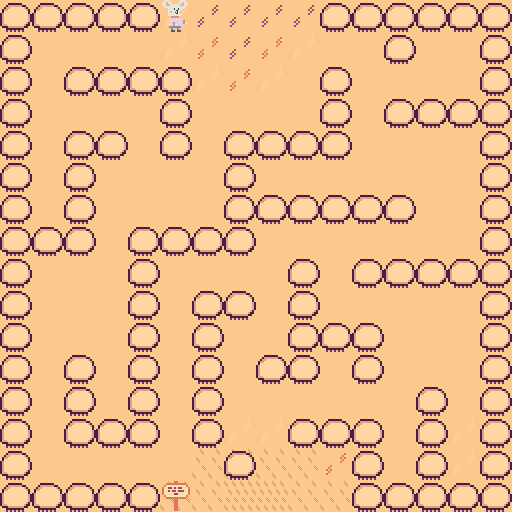

Below is a game level as drawn by its tile map, then a one-line description and the .tmx file that defines it, in full:
An orthogonal 16x16 tile map with 32x32 px tiles, 4 tile layers (Ground, Ground-details, Elements, Maze).

<map version="1.5" tiledversion="1.5.0" orientation="orthogonal" renderorder="right-down" width="16" height="16" tilewidth="32" tileheight="32" infinite="0" nextlayerid="6" nextobjectid="1">
 <tileset firstgid="1" source="torkut-nature-single.tsx" />
 <layer id="2" name="Ground" width="16" height="16">
  <data encoding="csv">
23,23,23,23,23,23,23,23,23,23,23,23,23,23,23,23,
23,23,23,23,23,23,23,23,23,23,23,23,23,23,23,23,
23,23,23,23,23,23,23,23,23,23,23,23,23,23,23,23,
23,23,23,23,23,23,23,23,23,23,23,23,23,23,23,23,
23,23,23,23,23,23,23,23,23,23,23,23,23,23,23,23,
23,23,23,23,23,23,23,23,23,23,23,23,23,23,23,23,
23,23,23,23,23,23,23,23,23,23,23,23,23,23,23,23,
23,23,23,23,23,23,23,23,23,23,23,23,23,23,23,23,
23,23,23,23,23,23,23,23,23,23,23,23,23,23,23,23,
23,23,23,23,23,23,23,23,23,23,23,23,23,23,23,23,
23,23,23,23,23,23,23,23,23,23,23,23,23,23,23,23,
23,23,23,23,23,23,23,23,23,23,23,23,23,23,23,23,
23,23,23,23,23,23,23,23,23,23,23,23,23,23,23,23,
23,23,23,23,23,23,23,23,23,23,23,23,23,23,23,23,
23,23,23,23,23,23,23,23,23,23,23,23,23,23,23,23,
23,23,23,23,23,23,23,23,23,23,23,23,23,23,23,23
</data>
 </layer>
 <layer id="4" name="Ground-details" width="16" height="16">
  <data encoding="csv">
0,0,0,0,0,22,21,21,21,21,0,0,0,0,0,0,
0,0,0,0,0,22,19,21,19,22,0,0,0,0,0,0,
0,0,0,0,0,0,22,19,22,0,0,0,0,0,0,0,
0,0,0,0,0,0,0,0,0,0,0,0,0,0,0,0,
0,0,0,0,0,0,0,0,0,0,0,0,0,0,0,0,
0,0,0,0,0,0,0,0,0,0,0,0,0,0,0,0,
0,0,0,0,0,0,0,0,0,0,0,0,0,0,0,0,
0,0,0,0,0,0,0,0,0,0,0,0,0,0,0,0,
0,0,0,0,0,0,0,0,0,0,0,0,0,0,0,0,
0,0,0,0,0,0,0,0,0,0,0,0,0,0,0,0,
0,0,0,0,0,0,0,0,0,0,0,0,0,0,0,0,
0,0,0,0,0,0,0,0,0,0,0,0,0,0,0,0,
0,0,0,0,0,0,0,0,0,0,0,0,0,0,0,0,
0,0,0,0,0,0,22,22,22,19,22,0,0,0,22,0,
0,0,0,0,0,0,17,17,17,17,19,22,0,22,22,0,
0,0,0,0,0,17,17,18,18,17,17,0,0,0,0,0
</data>
 </layer>
 <layer id="5" name="Elements" width="16" height="16">
  <data encoding="csv">
0,0,0,0,0,30,0,0,0,0,0,0,0,0,0,0,
0,0,0,0,0,0,0,0,0,0,0,0,0,0,0,0,
0,0,0,0,0,0,0,0,0,0,0,0,0,0,0,0,
0,0,0,0,0,0,0,0,0,0,0,0,0,0,0,0,
0,0,0,0,0,0,0,0,0,0,0,0,0,0,0,0,
0,0,0,0,0,0,0,0,0,0,0,0,0,0,0,0,
0,0,0,0,0,0,0,0,0,0,0,0,0,0,0,0,
0,0,0,0,0,0,0,0,0,0,0,0,0,0,0,0,
0,0,0,0,0,0,0,0,0,0,0,0,0,0,0,0,
0,0,0,0,0,0,0,0,0,0,0,0,0,0,0,0,
0,0,0,0,0,0,0,0,0,0,0,0,0,0,0,0,
0,0,0,0,0,0,0,0,0,0,0,0,0,0,0,0,
0,0,0,0,0,0,0,0,0,0,0,0,0,0,0,0,
0,0,0,0,0,0,0,0,0,0,0,0,0,0,0,0,
0,0,0,0,0,0,0,0,0,0,0,0,0,0,0,0,
0,0,0,0,0,37,0,0,0,0,0,0,0,0,0,0
</data>
 </layer>
 <layer id="3" name="Maze" width="16" height="16">
  <data encoding="csv">
6,6,6,6,6,0,0,0,0,0,6,6,6,6,6,6,
6,0,0,0,0,0,0,0,0,0,0,0,6,0,0,6,
6,0,6,6,6,6,0,0,0,0,6,0,0,0,0,6,
6,0,0,0,0,6,0,0,0,0,6,0,6,6,6,6,
6,0,6,6,0,6,0,6,6,6,6,0,0,0,0,6,
6,0,6,0,0,0,0,6,0,0,0,0,0,0,0,6,
6,0,6,0,0,0,0,6,6,6,6,6,6,0,0,6,
6,6,6,0,6,6,6,6,0,0,0,0,0,0,0,6,
6,0,0,0,6,0,0,0,0,6,0,6,6,6,6,6,
6,0,0,0,6,0,6,6,0,6,0,0,0,0,0,6,
6,0,0,0,6,0,6,0,0,6,6,6,0,0,0,6,
6,0,6,0,6,0,6,0,6,6,0,6,0,0,0,6,
6,0,6,0,6,0,6,0,0,0,0,0,0,6,0,6,
6,0,6,6,6,0,6,0,0,6,6,6,0,6,0,6,
6,0,0,0,0,0,0,6,0,0,0,6,0,6,0,6,
6,6,6,6,6,0,0,0,0,0,0,6,6,6,6,6
</data>
 </layer>
</map>
